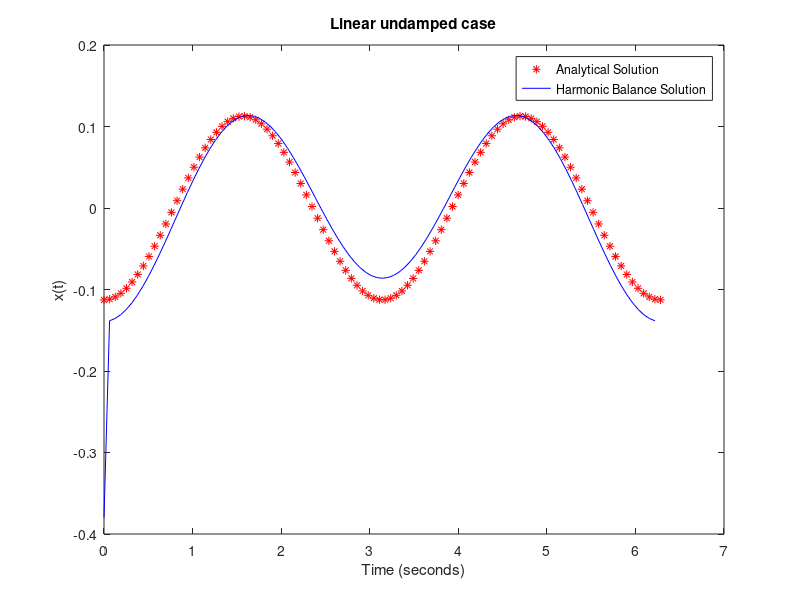

Write MATLAB code to recreate this figure.
function utsav()
% Utsav Parmar 
% U00768046
clear all
clc
close all

%ddx + x = cos(w*t)

N=100;
t=linspace(0,2*1*pi, N+1);
t = t(1:end-1)';
T=2;
w=2*pi/T;
omega =[0,-1:-1:floor(-N/2),floor(N/2-1):-1:1]'+0.0000001;
Omega=w*omega;
f=cos(2.*t);
F=fft(f);
t_eval = linspace(0,2*pi,100);
X_analytical = (cos(2*t_eval)/(1-w.^2));
%plot(t_eval,X_analytical, '-r');
x0 = 0*ones(N,1);

X1 = fminsearch(uvfun(),F);

function RES = uvfun(x0)
 dX=Omega.*F;
 dx=ifft(dX);
 ddx = ifft(-Omega.^2.*F);
 x0=ddx./Omega.^2;
 error = (ddx + x0 - f);
 RES = @(F) sum((error).^2);
end
 plot(t_eval,X_analytical,'r*',t,ifft(X1)/(1-w.^2), 'b-');
 xlabel('Time (seconds)');
 ylabel('x(t)');
 title('Linear undamped case')
 legend('Analytical Solution','Harmonic Balance Solution')
end
